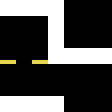

A level layout from a 2D game, rendered from its tile map. Below: a short description, then the map file with its tile-grid data intact:
An orthogonal 7x7 tile map with 16x16 px tiles, 2 tile layers (solid, visible) and 2 objects (oneway, spawn).

<map version="1.0" orientation="orthogonal" renderorder="right-down" width="7" height="7" tilewidth="16" tileheight="16" nextobjectid="3">
 <tileset firstgid="1" name="tileset" tilewidth="16" tileheight="16" tilecount="18" columns="6">
  <image source="../images/tileset.png" width="96" height="48" />
 </tileset>
 <layer name="solid" width="7" height="7">
  <data encoding="csv">
1,1,1,1,0,0,0,
0,0,0,1,0,0,0,
0,0,0,1,0,0,0,
0,0,0,1,1,1,1,
0,0,0,0,0,0,0,
0,0,0,0,0,0,0,
1,1,1,1,0,0,0
</data>
 </layer>
 <layer name="visible" width="7" height="7">
  <data encoding="csv">
0,0,0,0,0,0,0,
0,0,0,0,0,0,0,
0,0,0,0,0,0,0,
8,11,8,0,0,0,0,
0,0,0,0,0,0,0,
0,0,0,0,0,0,0,
0,0,0,0,0,0,0
</data>
 </layer>
 <objectgroup name="objects">
  <object id="1" name="one way" type="oneway" x="0" y="48" width="48" height="16">
   <properties>
    <property name="direction" value="up" />
   </properties>
  </object>
  <object id="2" name="player" type="spawn" x="32" y="80" width="16" height="16" />
 </objectgroup>
</map>